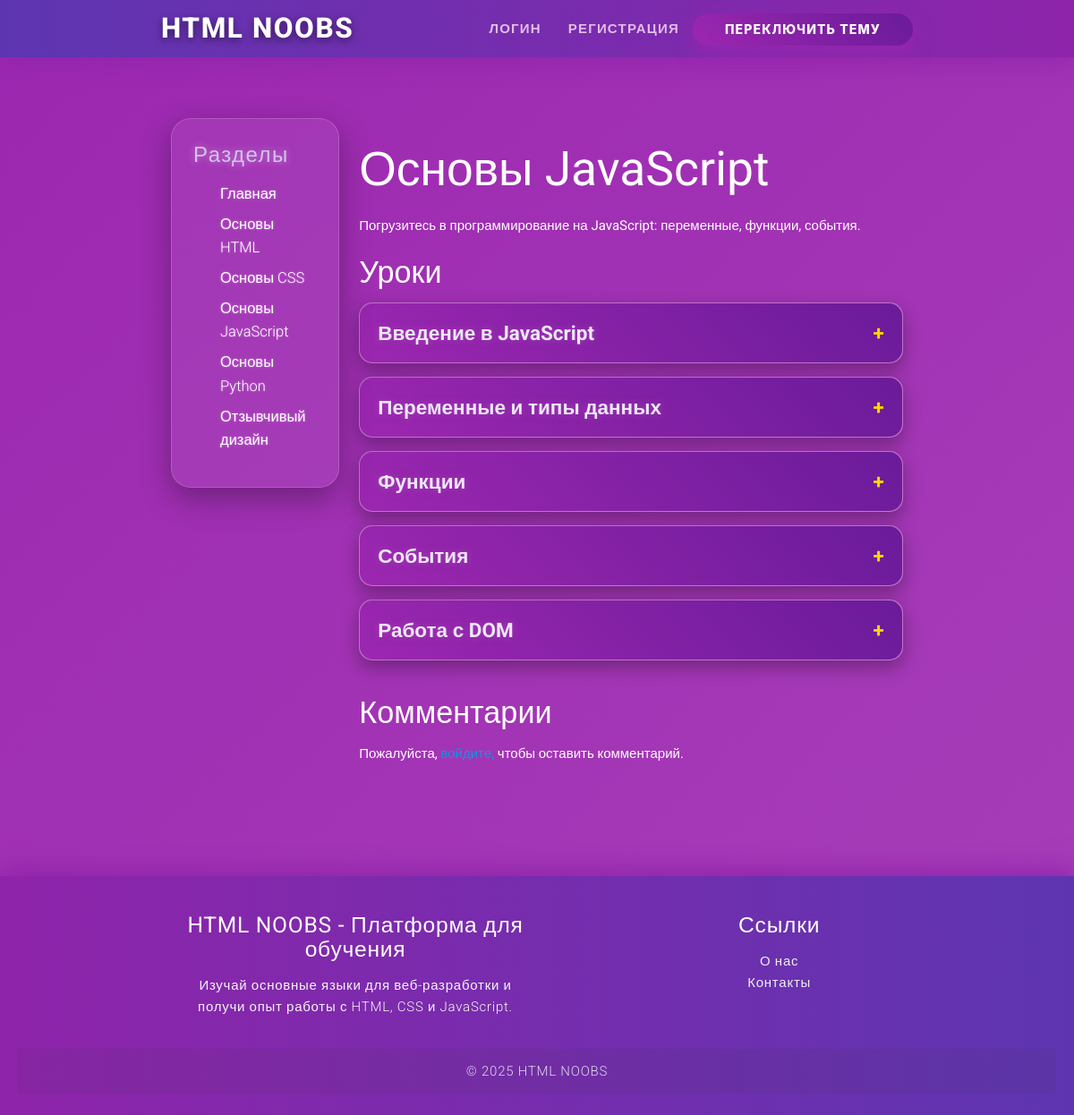
Screenshot of /topic/4 with the database file from the repository.
### app.py (models this page shows)
class Topic(db.Model):
    id = db.Column(db.Integer, primary_key=True)
    title = db.Column(db.String(100), nullable=False)
    content = db.Column(db.Text, nullable=False)
    lessons = db.relationship('Lesson', backref='topic', lazy=True)
    comments = db.relationship('Comment', backref='topic', lazy=True)

class Lesson(db.Model):
    id = db.Column(db.Integer, primary_key=True)
    title = db.Column(db.String(100), nullable=False)
    description = db.Column(db.Text, nullable=False)
    content = db.Column(db.Text, nullable=False)  # Поле для обучающей информации
    topic_id = db.Column(db.Integer, db.ForeignKey('topic.id'), nullable=False)

### app.py (the view)
@app.route('/topic/<int:topic_id>', methods=['GET', 'POST'])
def topic(topic_id):
    topic = Topic.query.get_or_404(topic_id)
    if request.method == 'POST' and 'user_id' in session:
        content = request.form['content']
        comment = Comment(content=content, user_id=session['user_id'], topic_id=topic_id)
        db.session.add(comment)
        db.session.commit()
    return render_template('topic.html', topic=topic)

### templates/topic.html (shortened to what this page needs)
{% extends 'base.html' %}
{% block content %}
    <h2>{{ topic.title }}</h2>
    <p>{{ topic.content }}</p>
    <h4>Уроки</h4>
    {% if topic.lessons %}
        <div class="accordion">
            {% for lesson in topic.lessons %}
                <div class="accordion-item">
                    <div class="accordion-header">
                        <span class="accordion-title">{{ lesson.title }}</span>
                        <span class="accordion-icon">+</span>
                    </div>
                </div>
            {% endfor %}
        </div>
    {% else %}
        <p>Уроки для этой темы пока недоступны.</p>
    {% endif %}
    <h4>Комментарии</h4>
    {% if session.user_id %}
        <form method="POST" action="{{ url_for('topic', topic_id=topic.id) }}">
            <div class="input-field">
                <textarea id="content" name="content" class="materialize-textarea" required></textarea>
                <label for="content">Добавить комментарий</label>
            </div>
            <button type="submit" class="btn blue">Опубликовать</button>
        </form>
    {% else %}
        <p>Пожалуйста, <a href="{{ url_for('login') }}">войдите,</a> чтобы оставить комментарий.</p>
    {% endif %}
{% endblock %}

### static/css/style.css (style rules this page uses)
body { font-family: 'Roboto', sans-serif; background: linear-gradient(135deg, #9c27b0, #ab47bc, #8e24aa, #7b1fa2); background-size: 400% 400%; min-height: 100vh; color: #ffffff; line-height: 1.6; overflow-x: hidden; -webkit-font-smoothing: antialiased; -moz-osx-font-smoothing: grayscale; animation: bgGradient 15s ease infinite; }
.accordion { margin-bottom: 40px; }
.accordion-item { background: rgba(255, 255, 255, 0.15); border-radius: 15px; margin-bottom: 15px; box-shadow: 0 8px 20px rgba(0, 0, 0, 0.3); border: 1.5px solid rgba(255, 255, 255, 0.2); transition: box-shadow 0.3s ease, transform 0.3s ease; }
.accordion-header { padding: 15px 20px; display: flex; justify-content: space-between; align-items: center; cursor: pointer; background: linear-gradient(45deg, #9c27b0, #6a1b9a); border-radius: 15px; transition: background 0.3s ease; }
.accordion-title { font-weight: 700; font-size: 1.5rem; color: #ede7f6; text-shadow: 0 0 8px rgba(171, 71, 188, 0.8); }
.accordion-icon { font-weight: 700; font-size: 1.5rem; color: #ffd600; transition: transform 0.3s ease; }

### rows the page displays
Topic: title "Основы JavaScript", content "Погрузитесь в программирование на JavaScript: переменные, функции, события."
Lesson: title "Введение в JavaScript"
Lesson: title "Переменные и типы данных"
Lesson: title "Функции"
Lesson: title "События"
Lesson: title "Работа с DOM"
